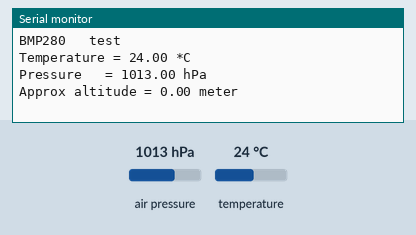
This sketch was run on a simulated Arduino Uno, built with avr-gcc and run on an emulated ATmega328P. Parts: the last lines printed to the serial monitor. The test bench sets the inputs (shaded band); at power-on: air pressure 1013 hPa, temperature 24 °C.

Above: at 1.2 s.
1.3 s: air pressure set to 952 hPa
At 3.3 s:
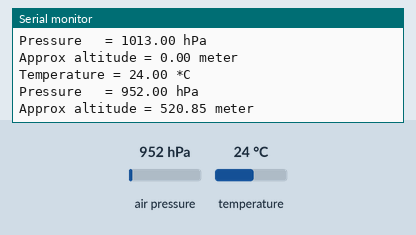
3.6 s: temperature set to 12 °C
At 5.5 s:
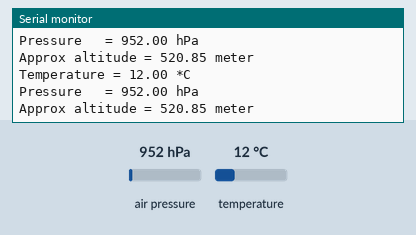
5.9 s: air pressure set to 975 hPa
At 6.6 s:
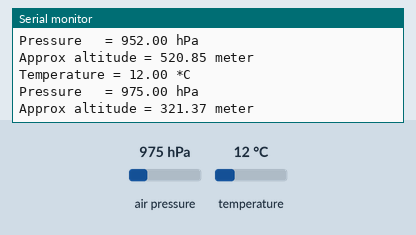
8.2 s: air pressure set to 1048 hPa
At 11.1 s:
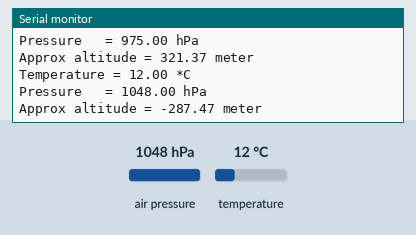
Timing chart, 0 to 12.6 s (numbered marks = the images above; inputs shaded):
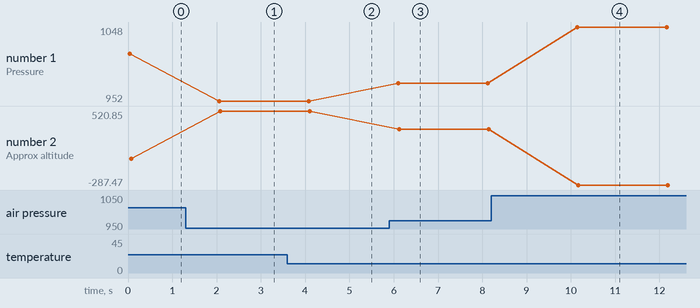

Measured:
- after the input at 1.3 s, the serial monitor: prints a new line after 0.76 s (image 1)
- after the input at 3.6 s, the serial monitor: prints a new line after 0.45 s (image 2)
- after the input at 5.9 s, the serial monitor: prints a new line after 0.20 s (image 3)
- after the input at 8.2 s, the serial monitor: prints a new line after 1.9 s (image 4)
- plotted number 1: 1013 → 952 after the input at 1.3 s, 952 → 975 after the input at 5.9 s, 975 → 1048 after the input at 8.2 s
- plotted number 2: 0 → 520.85 after the input at 1.3 s, 520.85 → 321.37 after the input at 5.9 s, 321.37 → -287.47 after the input at 8.2 s

The sketch:

BMP280_GUZEL_KOD_FULL.ino
```cpp
/* This code is to use with Adafruit BMP280   (Imperial)
 * It measures   both temperature and pressure and it displays them on the Serial monitor with the   altitude
 * It's a modified version of the Adafruit example code
 * Refer   to www.surtrtech.com or SurtrTech Youtube channel
 */

#include <Adafruit_BMP280.h>

Adafruit_BMP280   bmp; // I2C

void setup() {
  Serial.begin(9600);
  Serial.println(F("BMP280   test"));

  if (!bmp.begin(0x76)) {
    Serial.println(F("Could not find   a valid BMP280 sensor, check wiring!"));
    while (1);
  }

  /* Default   settings from datasheet. */
  bmp.setSampling(Adafruit_BMP280::MODE_NORMAL,     /*   Operating Mode. */
                  Adafruit_BMP280::SAMPLING_X2,     /* Temp.   oversampling */
                  Adafruit_BMP280::SAMPLING_X16,    /* Pressure   oversampling */
                  Adafruit_BMP280::FILTER_X16,      /* Filtering.   */
                  Adafruit_BMP280::STANDBY_MS_500); /* Standby time. */
}

void   loop() {

    float f = bmp.readTemperature() ; //Conversion   from C to F
    Serial.print(F("Temperature = "));
    Serial.print(f);
     Serial.println(" *C");

    float P = bmp.readPressure()/100;    //displaying the Pressure in inches of mercury, you can change the unit
    Serial.print(F("Pressure   = "));
    Serial.print(P);
    Serial.println(" hPa");

    float   A = bmp.readAltitude(1013);   //The "1019.66" is the pressure(hPa)   at sea level in day in your region
    Serial.print(F("Approx altitude = "));         //If you don't know it, modify it until you get your current altitude
     Serial.print(A);
    Serial.println(" meter");

    Serial.println();
     delay(2000);
}
```
